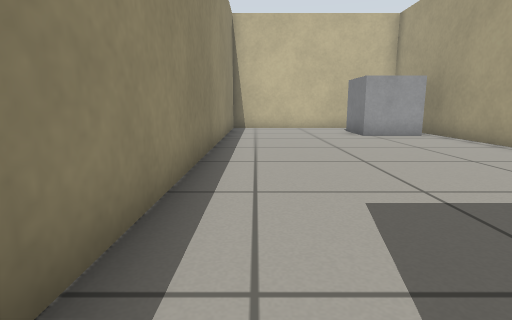
view 1 (above)

19 first-person views from a walk through a robot-simulator world made for Gazebo. The camera is 0.5 m above the floor, tilts 10° down and sees 80° across. The floor is counted in squares, 0.5 m on a side. Each view is taken from the middle of a square. On the plan, view 1 faces up. The plan holds only what a view shows up to about 12 squares ahead; the rest is blank.

view 2
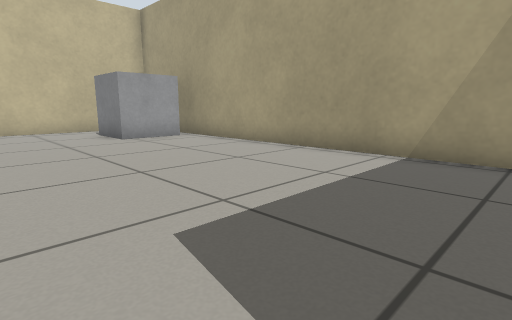

view 3
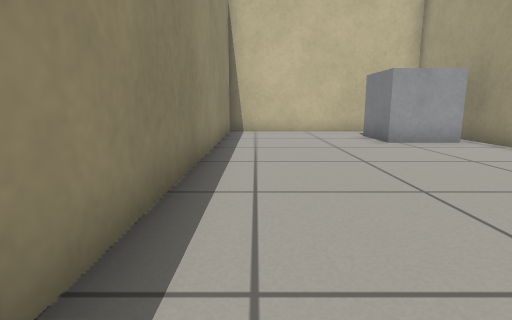

view 4
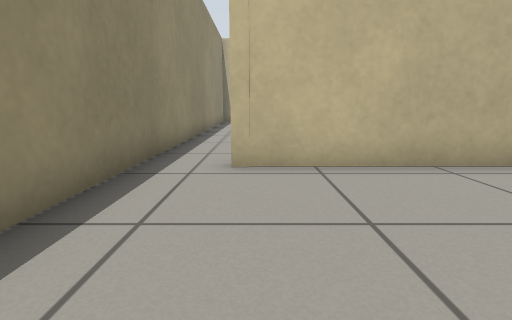

view 5
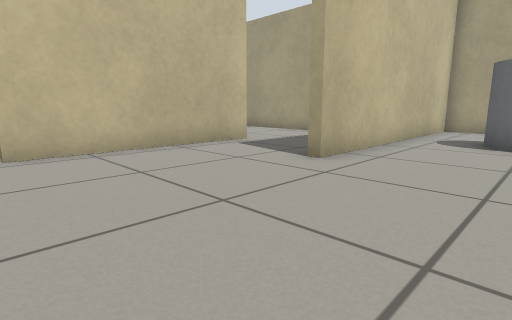

view 6
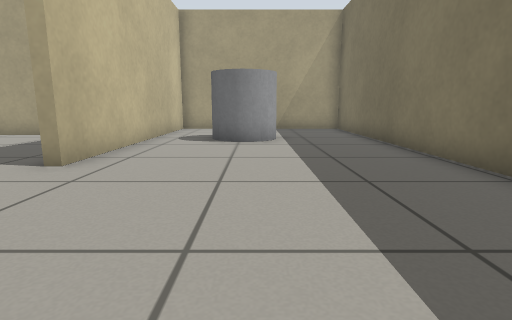

view 7
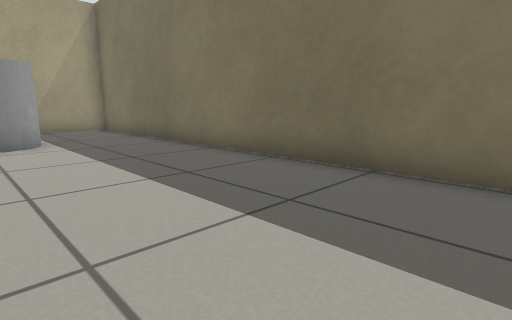

view 8
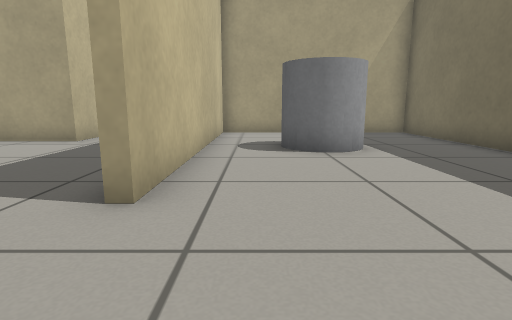

view 9
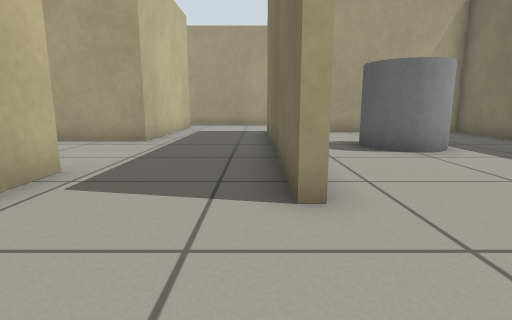

view 10
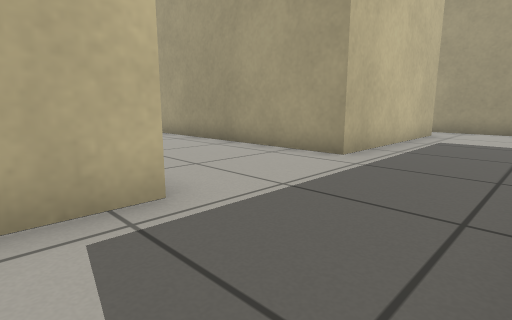

view 11
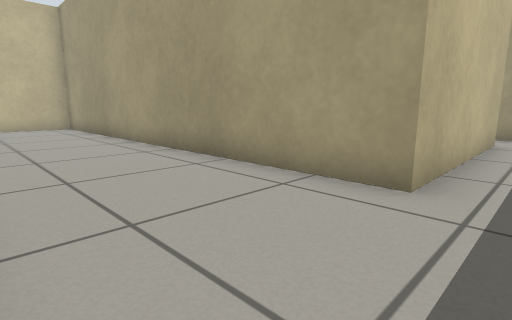

view 12
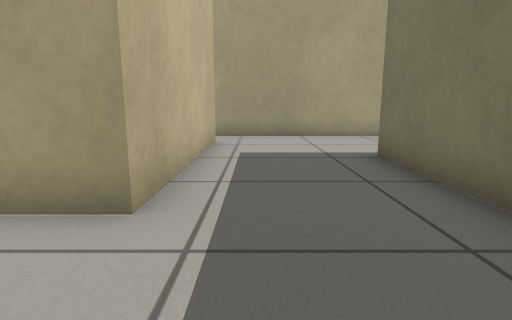

view 13
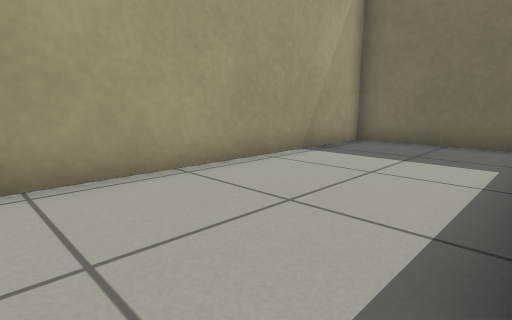

view 14
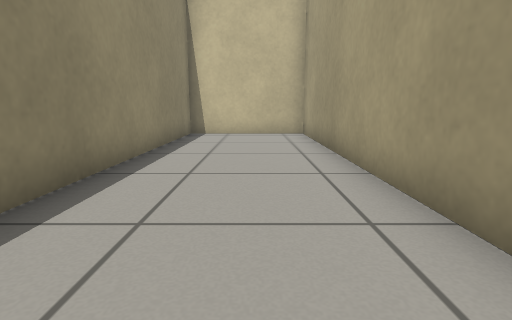

view 15
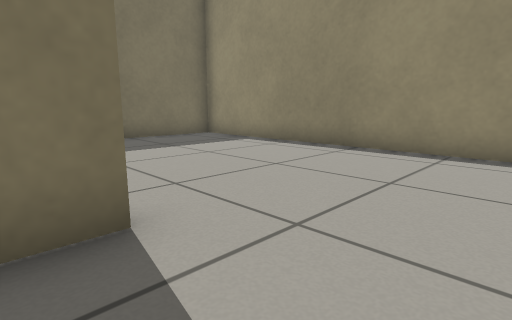

view 16
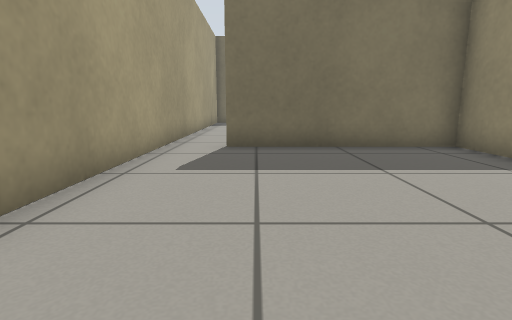

view 17
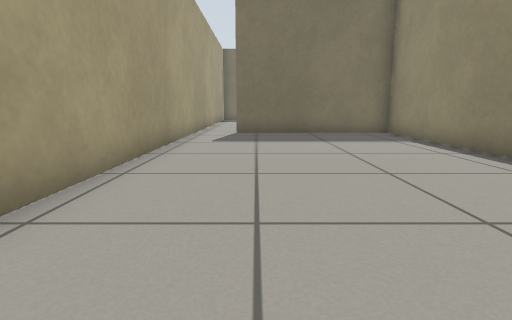

view 18
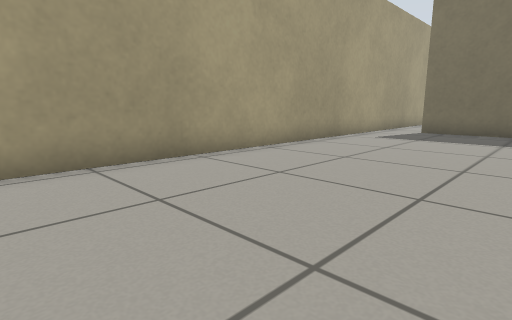

view 19
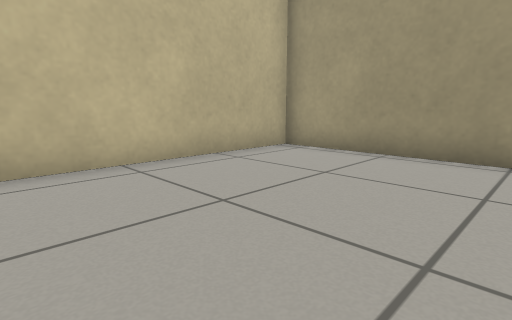

### Floor plan
Points are (right, up) in squares from view 1. A wall is a line through its corners. A room is listed if a view was taken in it or the views show most of it. See-through windows are left out.
Room 1 (views 1, 4, 5, 6, 7, 8, 9, 10)
walls: (5.4, 0) (0.5, 0); (-1, 0.5) (-1, -10.7) (13.7, -10.7) (13.7, -3.7) (5, -3.7)
ways out: opening at (0, 0) to room 2; opening at (6.5, -1.5) to room 3
objects: grey cylinder (9, -7) to (10, -6)
Room 2 (views 2, 3)
walls: (6.3, 1.5) (6.3, 14.2) (-1, 14.2) (-1, 0.5)
ways out: opening at (0, 0) to room 1
objects: grey box (4, 11) to (5, 12)
Room 3 (views 11, 12, 13, 14, 15)
walls: (16.7, 0) (10.7, 0) (10.7, 14.2) (6.6, 14.2) (6.6, 5.8); (6.6, 0) (5.4, 0); (5, -3.4) (14.1, -3.4); (14.6, -10.7) (18.3, -10.7) (18.3, 0.5)
ways out: opening at (6.5, -1.5) to room 1; opening at (17.5, 0) to room 4
Room 4 (views 16, 17, 18, 19)
walls: (11, 6.1) (11, 0.5) (16.8, 0.5); (18.3, 0.5) (18.3, 14.2) (12.4, 14.2)
ways out: opening at (17.5, 0) to room 3

Positions as (right, up) in squares from view 1, and headings:
1: (0, 0), facing up
2: (0, 1), facing up-right
3: (0, 2), facing up
4: (1, -5), facing up
5: (0, -7), facing up-right
6: (0, -7), facing right
7: (0, -6), facing down-right
8: (2, -5), facing right
9: (2, -3), facing right
10: (5, -3), facing up-right
11: (7, -1), facing up-right
12: (8, -1), facing right
13: (14, -2), facing down-right
14: (9, 3), facing up
15: (6, -1), facing down-left
16: (16, 8), facing down
17: (16, 12), facing down
18: (13, 13), facing down-right
19: (12, 9), facing up-right
